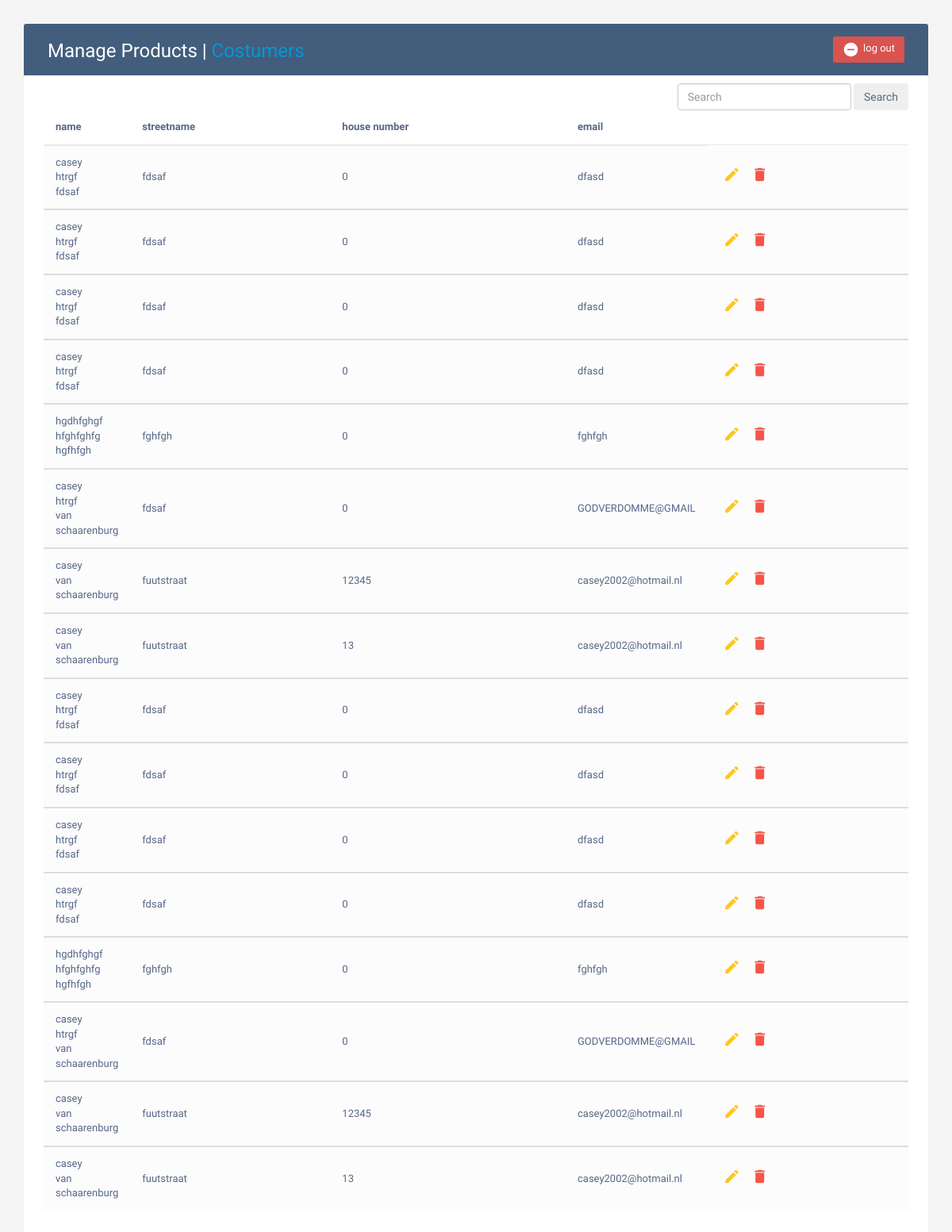
The page /cms/costumers/costumers_cms.php (signed in) on the database its author committed.
### tables this page shows
CREATE TABLE `costumer` (
  `id` int(11) NOT NULL,
  `first_name` varchar(255) NOT NULL,
  `middle_name` varchar(255) NOT NULL,
  `last_name` varchar(255) NOT NULL,
  `street` varchar(255) NOT NULL,
  `house_number` int(11) NOT NULL,
  `email` varchar(255) NOT NULL
);

### cms/costumers/costumers_cms.php (the view, shortened to what this page needs)
<?php
require '../../configg/connect.php';
?>
<!DOCTYPE html>
<html lang="en">
<head>
    <link rel="stylesheet" href="https://maxcdn.bootstrapcdn.com/font-awesome/4.7.0/css/font-awesome.min.css">
    <link rel="stylesheet" href="https://maxcdn.bootstrapcdn.com/bootstrap/3.3.7/css/bootstrap.min.css">
    <link rel="stylesheet" href="../../assets/css/product_crud.css">
</head>
<body>
<div class="container">
    <div class="table-wrapper">
        <div class="table-title">
            <div class="row">
                <div class="col-sm-6">
                    <h2>Manage <a style="color: white" href="../products/products_cms.php">Products</a> | <a href="costumers_cms.php" style="color: #0397d6">Costumers</a></h2>
                </div>
                <div class="col-sm-6">
                    <button type="submit" name="logout" class="btn btn-danger"><i class="material-icons" onclick="window.location.href = '../products/logout.php'">&#xE15C;</i>log out</button>
                </div>
            </div>
        </div>
        <form class="form-inline" method="post" style="float: right">
            <input class="form-control mr-sm-2" name="search" type="search" placeholder="Search" aria-label="Search">
            <button class="btn btn-outline-success my-2 my-sm-0" type="submit">Search</button>
        </form>
        <table class="table table-striped table-hover">
            <thead>
            <tr>
                <th>name</th>
                <th>streetname</th>
                <th>house number</th>
                <th>email</th>
            </tr>
            </thead>
            <?php
            if (isset($_POST['search'])) {
                $searchKey = $_POST['search'];
                $sql = "SELECT * FROM costumer WHERE first_name LIKE '%$searchKey%'";
            } else
                $sql = "SELECT * FROM costumer";
            $result = $con->query($sql);
            while ($row = $result->fetch_assoc()) {
            ?>
            <tbody>
            <tr>
                <td><?= $row['first_name'], '<br>'.$row['middle_name'], '<br>'.$row['last_name']; ?></td>
                <td><?= $row['street']; ?></td>
                <td><?= $row['house_number'];?></td>
                <td><?= $row['email']; ?></td>
                <td>
                    <?php
                    echo '<a href="#edit' . $row['id'] . '"  class="edit" data-toggle="modal"><i class="material-icons" data-toggle="tooltip" title="Edit">&#xE254;</i></a>';
                    ?>
                    <?php
                    echo '<a href="#delete' . $row['id'] . '"  class="delete" data-toggle="modal"><i class="material-icons" data-toggle="tooltip" title="Delete">&#xE872;</i></a>';
                    ?>
                </td>
            </tr>
    </div>
    <?php } ?>
    </tbody>
</body>
</html>

### assets/css/product_crud.css (style rules this page uses)
body { color: #566787; background: #f5f5f5; font-family: 'Varela Round', sans-serif; font-size: 13px; }
.table-wrapper { background: #fff; padding: 20px 25px; margin: 30px 0; border-radius: 3px; box-shadow: 0 1px 1px rgba(0,0,0,.05); }
.table-title { padding-bottom: 15px; background: #435d7d; color: #fff; padding: 16px 30px; margin: -20px -25px 10px; border-radius: 3px 3px 0 0; }
.table-title h2 { margin: 5px 0 0; font-size: 24px; }
.table-title .btn { color: #fff; float: right; font-size: 13px; border: none; min-width: 50px; border-radius: 2px; border: none; outline: none !important; margin-left: 10px; }
.table-title .btn i { float: left; font-size: 21px; margin-right: 5px; }
table.table tr th, table.table tr td { border-color: #e9e9e9; padding: 12px 15px; vertical-align: middle; }
table.table tr th:first-child { width: 60px; }
table.table tr th:last-child { width: 100px; }
table.table-striped tbody tr:nth-of-type(odd) { background-color: #fcfcfc; }
table.table td:last-child i { opacity: 0.9; font-size: 22px; margin: 0 5px; }
table.table td a { font-weight: bold; color: #566787; display: inline-block; text-decoration: none; outline: none !important; }
table.table td a.edit { color: #FFC107; }
table.table td a.delete { color: #F44336; }
table.table td i { font-size: 19px; }

### rows shown on the page
costumer: first_name "casey", middle_name "htrgf", last_name "fdsaf", street "fdsaf", house_number "0", email "dfasd"
costumer: first_name "casey", middle_name "htrgf", last_name "fdsaf", street "fdsaf", house_number "0", email "dfasd"
costumer: first_name "casey", middle_name "htrgf", last_name "fdsaf", street "fdsaf", house_number "0", email "dfasd"
costumer: first_name "casey", middle_name "htrgf", last_name "fdsaf", street "fdsaf", house_number "0", email "dfasd"
costumer: first_name "hgdhfghgf", middle_name "hfghfghfg", last_name "hgfhfgh", street "fghfgh", house_number "0", email "fghfgh"
costumer: first_name "casey", middle_name "htrgf", last_name "van schaarenburg", street "fdsaf", house_number "0", email "GODVERDOMME@GMAIL"
costumer: first_name "casey", middle_name "van", last_name "schaarenburg", street "fuutstraat", house_number "12345", email "casey2002@hotmail.nl"
costumer: first_name "casey", middle_name "van", last_name "schaarenburg", street "fuutstraat", house_number "13", email "casey2002@hotmail.nl"
costumer: first_name "casey", middle_name "htrgf", last_name "fdsaf", street "fdsaf", house_number "0", email "dfasd"
costumer: first_name "casey", middle_name "htrgf", last_name "fdsaf", street "fdsaf", house_number "0", email "dfasd"
costumer: first_name "casey", middle_name "htrgf", last_name "fdsaf", street "fdsaf", house_number "0", email "dfasd"
costumer: first_name "casey", middle_name "htrgf", last_name "fdsaf", street "fdsaf", house_number "0", email "dfasd"
costumer: first_name "hgdhfghgf", middle_name "hfghfghfg", last_name "hgfhfgh", street "fghfgh", house_number "0", email "fghfgh"
costumer: first_name "casey", middle_name "htrgf", last_name "van schaarenburg", street "fdsaf", house_number "0", email "GODVERDOMME@GMAIL"
costumer: first_name "casey", middle_name "van", last_name "schaarenburg", street "fuutstraat", house_number "12345", email "casey2002@hotmail.nl"
costumer: first_name "casey", middle_name "van", last_name "schaarenburg", street "fuutstraat", house_number "13", email "casey2002@hotmail.nl"
